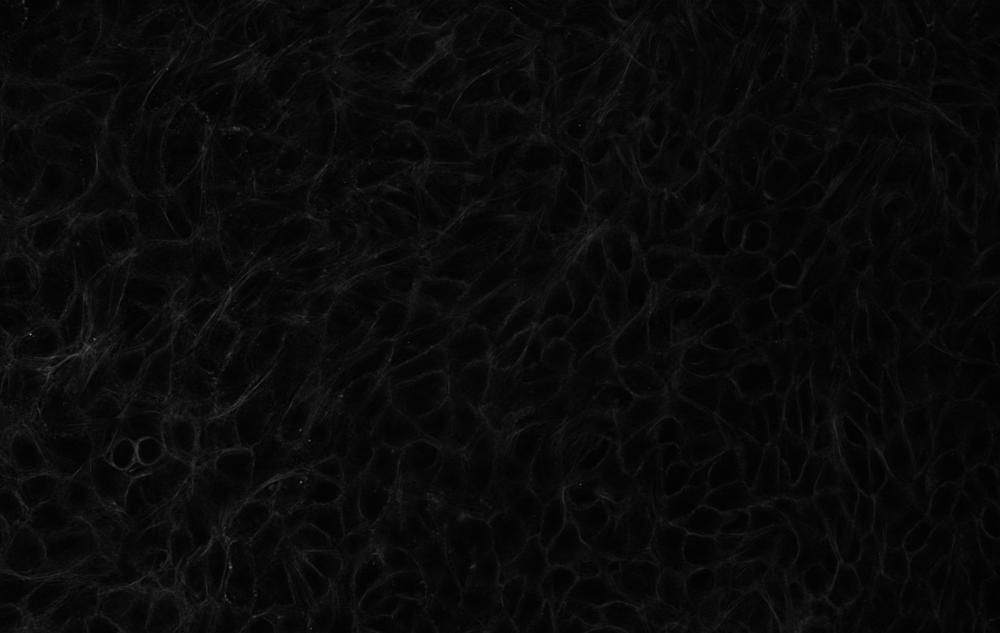
%> input picture test_images/U13_72_P1_5_BCB.tif, 1000 x 633 px, shrunk from 1920 x 1216 before the run, given in place of U13_72_C2_4_ACB.tif, which was not available; the run also reads 1 picture not shown here
$ octave Shell_segment_cells.m   (GNU Octave 9; MATLAB toolbox functions it lacks are replaced by stand-ins)
%> lines starting %> are read from the running program, lines starting %| are printed output that depends on the picture; in (x1, y1, x2, y2) boxes, pixels count from 0 and x2, y2 are one past the last pixel; in counts of white or black regions, pixels touching at a corner belong together; the program's own positions count from 1; pictures that were not available may be replaced by others from this repository, and a replacement may not be noted
%> further down, ACBimage is the input picture: size 633x1000 uint8; min 1, max 146, mean 9.8
### lib/apicalseg.m
function ACBMASK = apicalseg(ACBIMG,pr,varargin)
%> called with pr = 0.586
%apicalseg(ACBIMG,varargin): Segmentation of apical cell bodies developed
%specifically for 20x magnification Maximum Intensity Projection of
%Phalloidin-stained Z-stack
%
% ACBMASK = apicalseg(ACBIMG,varargin)
%   INPUTS:
%       ACBIMG- Apical Cell Image file (phalloidin stained, 20x mag)
%       pr-     pixel resolution (microns/pixel)
%       varargin: 'visualize' followed by true or false (default)
%
%   OUTPUTS:
%       ACBMASK- binary mask of cell bodies (body = 1)
%
% References used:
% Marker-controlled watershed segmentation
% https://www.mathworks.com/help/images/marker-controlled-watershed-segmentation.html
%
% Created by Thien-Khoi N. Phung (April 16, 2020)

% Deal with VARARGIN
visual_flag = false;
if ~isempty(varargin)
    for jz = 1:2:numel(varargin)
        switch varargin{jz}
            case 'visualize'
                visual_flag = varargin{jz+1};
            otherwise
                error('ACB ERROR: Check your varargins.')
        end
    end
%> this loop made 1 pass
%> visual_flag on pass 1: true
end % varargin


% Opening-Closing by Reconstruction (removing small blemishes without
% affecting the overall shapes of the objects)
    se      = strel('disk',round(1.465/pr));
    Ie      = imerode(ACBIMG,se);
    Iobr    = imreconstruct(Ie,ACBIMG);
    Iobrd   = imdilate(Iobr,se);
    Iobrcbr = imreconstruct(imcomplement(Iobrd),imcomplement(Iobr));
    Iobrcbr = imcomplement(Iobrcbr);

% Regional Minima to obtain foreground markers
    fgm = imregionalmin(Iobrcbr);
%> fgm: size 633x1000 logical; 16% white; 694 white regions (7 under 20 px), largest, box (x1, y1, x2, y2) and area: (271, 334, 305, 405) 740, (739, 365, 773, 391) 555, (801, 259, 838, 303) 476
% Impose minima
    Iimpmin = imimposemin(ACBIMG,fgm);

% Watershed
    L = watershed(Iimpmin);
%> L: size 633x1000 uint16; 695 distinct labels, from 0 to 694
    borders = L==0;
%> borders: size 633x1000 logical; 9% white in thin lines or dots
% Connected Components to eliminate small rings (keep only the largest
% network- which should be the apical cell borders)
    CC = bwconncomp(borders);
%> CC = 1 connected component
    numPixels = cellfun(@numel,CC.PixelIdxList);
%> numPixels = 57251
    [biggest,idx] = max(numPixels);
%> biggest = 57251; idx = 1
    borders = zeros(size(borders));
    borders(CC.PixelIdxList{idx}) = 1;
%> borders: size 633x1000 double; values 0 (black) and 1 (white), 9% white in thin lines or dots

% Generate "quality" metrics for borders
% endpoint-to-endpoint length & pixel intensity
    % Count neighbors for each border (using 4 neighbor defn)
        four = zeros(3); four(2:2:end) = 1;
        cnbrs = conv2(borders,four,'same');
    % cnbrs>2 means a corner, Remove corners
        bordersegs = borders;
        bordersegs(cnbrs>2) = 0;
%> bordersegs: size 633x1000 double; values 0 (black) and 1 (white), 8.8% white in thin lines or dots
    % bwlabel the line segments
        labsegs = bwlabel(bordersegs,4);
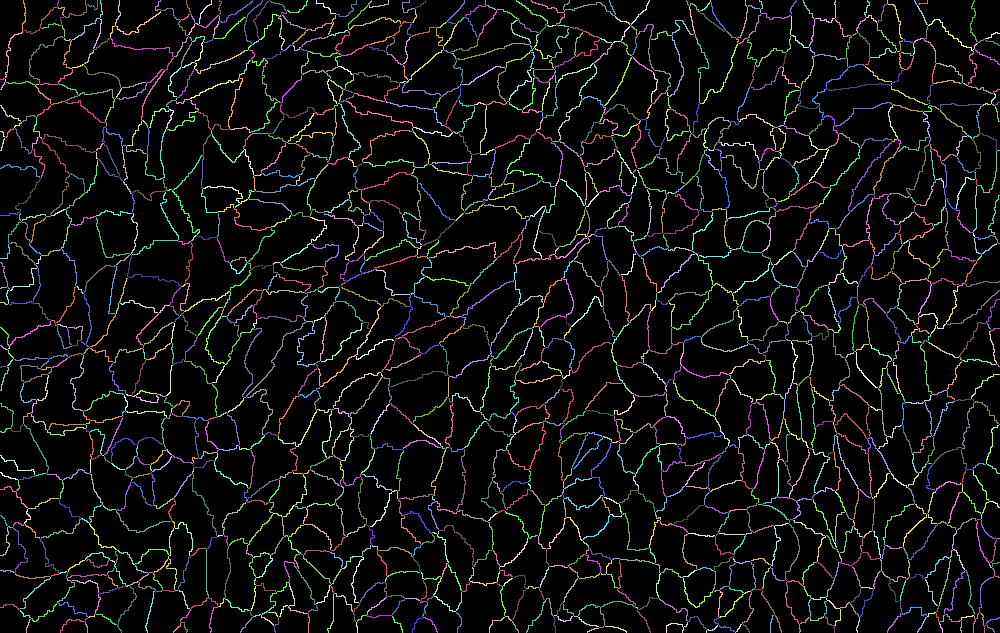
%> labsegs: size 633x1000 double; 1939 distinct labels, from 0 to 1938; one colour per label, 0 black
    % Segment lengths calculated as number of pixels (area)
        seglengths = cell2mat(struct2cell(regionprops(labsegs,'area')));
%> seglengths = 1938 values, max 140 at index 448, min 1 at index 56, mean 28.89
    % All endpoints of line segments as linear indices
        cnbrs       = conv2(bordersegs,four,'same');
        [erow,ecol] = find(cnbrs==1);
%> erow = 57862 values from 1 to 633; ecol = 57862 values from 1 to 1000
        eptslist    = sub2ind(size(cnbrs),erow,ecol);
    % line segment pixels
        pxlist = struct2cell(regionprops(labsegs,'PixelIdxList'));
%> pxlist = 1938 items
    % Find end points in each line segment & calculate distance
        epdist = ones(size(pxlist));
        pxint  = zeros(size(pxlist));
        for jz = 1:numel(pxlist)

            % Calculate distance
            if numel(pxlist{jz})>1
                % Find endpoints in the segment
                endpts = ismember(pxlist{jz},eptslist);
                % Convert from linear indices to [row,col]
                [epx,epy] = ind2sub(size(cnbrs),pxlist{jz}(endpts));
                % Calculate distance
                epdist(jz) = sqrt(diff(epx)^2 + diff(epy)^2);
            end

            % mean intensity
            pxint(jz) = mean(ACBIMG(pxlist{jz}));
        end % working through line segments
%> this loop made 1938 passes
%> (endpts, epx, epy) on passes 1, 10, 14, 26, 32: ([true; false; false; false; false; true], [80; 79], [1; 5]), ([true; false; false; false; false; false; false; true], [289; 288], [1; 7]), ([true; false; false; false; false; false; false; true], [368; 367], [1; 7]), ([true; false; true], [80; 82], [6; 6]), ([true; false; false; true], [288; 290], [9; 10])
%> after the loop, endpts = [true; true]; epdist = 1938 values, max 94.64 at index 448, min 1 at index 56, mean 19.77; epx = [244; 244]; epy = [999; 1000]; pxint = 1938 values, max 75 at index 173, min 6.82 at index 1925, mean 17.98

% Calculate tortuosity of segments
    % (length of curve [number of pixels])/(endpoint to endpoint length)
        tort    = seglengths(:)./epdist(:);
%> tort = 1938 values, max 3.82 at index 326, min 1 at index 56, mean 1.48
    % Assign Tortuosity and Pixel Intensity to image map
        tortimage       = labsegs;
        pxintimage      = labsegs;
        seglengthsimage = labsegs;
        epdistimage     = labsegs;
        [rlog,ridx]     = ismember(labsegs,1:numel(tort));
%> rlog: size 633x1000 logical; 8.8% white in thin lines or dots
        tortimage(rlog)       = tort(ridx(rlog));
%> tortimage: size 633x1000 double; 8.85% of pixels changed, all inside (x1, y1, x2, y2) = (0, 0, 1000, 633)
        pxintimage(rlog)      = pxint(ridx(rlog));
        seglengthsimage(rlog) = seglengths(ridx(rlog));
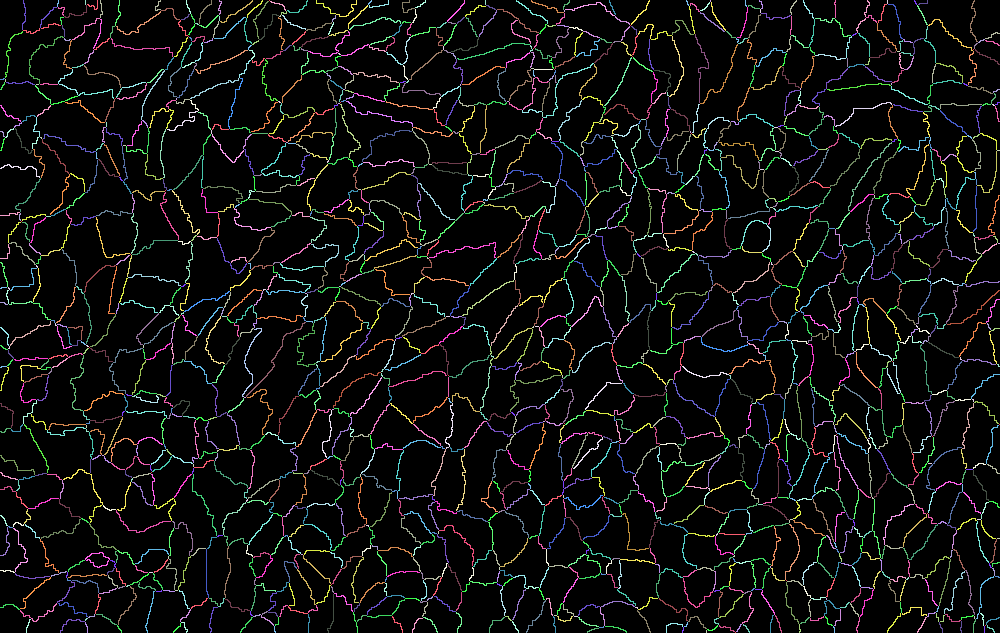
%> seglengthsimage: size 633x1000 double; 100 distinct labels, from 0 to 140; one colour per label, 0 black
        epdistimage(rlog)     = epdist(ridx(rlog));

% Define bad borders
    % Thresholds
    tortthresh   = 1.5;                         % Tortuosity
    pxthresh     = mean(pxint) - std(pxint);    % Pixel Intensity
%> pxthresh = 11.59
    pxthreshlow  = mean(pxint) - 2*std(pxint);
%> pxthreshlow = 5.2
    seglengthlow = mean(seglengths);            % Segment Length
%> seglengthlow = 28.89

%     % Version 1
%     % (Tortuosity>torthresh AND MeanPixelIntensit<pxthresh)
%     % OR (0<MeanPixelIntensity<pxthreshlow)
%     % badborders  = (tortimage>tortthresh & pxintimage<pxthresh) | (pxintimage<pxthreshlow & pxintimage>0);

    % Version 2
    % Borders of interest for exclusion
    % (Tortuosity>torthresh AND MeanPixelIntensit<pxthresh AND SegLength>seglengthlow)
    % OR (0<MeanPixelIntensity<pxthreshlow)
    badborders  = (tortimage>tortthresh & pxintimage<pxthresh & seglengthsimage>seglengthlow); %| (pxintimage<pxthreshlow & pxintimage>0);
%> badborders: size 633x1000 logical; 0.32% white in thin lines or dots

% Remove bad borders
    keepborders = logical(borders - badborders);
%> keepborders: size 633x1000 logical; 8.7% white in thin lines or dots
% Now remove any free floating branches
    kbord = bwmorph(keepborders,'spur',inf);
% And remove any small segmentation areas
    kbord = bwareaopen(kbord,round(2.1462/(pr^2)));

% Clear cells touching the border & label cells
    acells  = imclearborder(~kbord);
%> acells: size 633x1000 logical; 78.5% white; 1 black region, box (x1, y1, x2, y2) and area: (0, 0, 1000, 633) 136383
    acellid = bwlabel(acells);
%> acellid: size 633x1000 double; 528 distinct labels, from 0 to 527

% Filter cells by size
    % Calculate areas of regions
    areas = cell2mat(struct2cell(regionprops(logical(acellid),'Area')));
%> areas = 527 values, max 6844 at index 490, min 63 at index 427, mean 942.3
    % Remove based on mean
    msegareas = mean(areas);
%> msegareas = 942.3
    % Exclusion window
    exclcell = bsxfun(@or,areas<0.05*msegareas,...
                          areas>3.0*msegareas);
%> exclcell = 527 logical values, 4 true
    % Exclude cells
    acellid(ismember(acellid,find(exclcell))) = uint16(0);
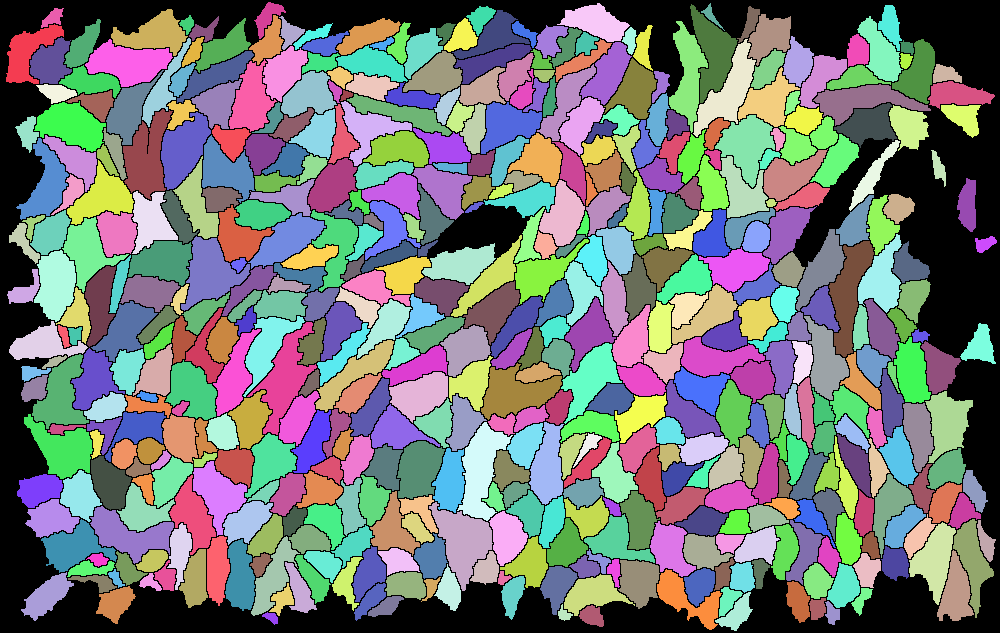
%> acellid: size 633x1000 double; 524 distinct labels, from 0 to 527; one colour per label, 0 black

% OUTPUT: Apical cell bodies logical mask
    ACBMASK = acellid>0;
%> ACBMASK: size 633x1000 logical; 75.9% white; 1 black region, box (x1, y1, x2, y2) and area: (0, 0, 1000, 633) 152495

% (OPTION) Visualization of segmentation
if visual_flag
    I6 = labeloverlay(imadjust(ACBIMG),ACBMASK,'Transparency',0.50);
    figure('WindowStyle','docked','NumberTitle','off','name','ACB Body')
    axt = axes('Units', 'normalized', 'Position', [0 0 1 1]);
    imshow(I6,'Parent',axt)

    I7 = labeloverlay(imadjust(ACBIMG),~ACBMASK,'Transparency',0.50);
    figure('WindowStyle','docked','NumberTitle','off','name','ACB Border')
    axt = axes('Units', 'normalized', 'Position', [0 0 1 1]);
    imshow(I7,'Parent',axt)
end % visual_flag

end % apicalseg()

### lib/basalseg.m
function [BCBMASK,varargout] = basalseg(BCBIMG,pr,varargin)
%> called with pr = 0.586
%basalseg(BCBIMG,varargin): Segmentation of basal cell bodies developed
%specifically for 20x OR 63x magnification Maximum Intensity Projection of
%Phalloidin-stained Z-stack. Borders for cells are dilated by a disk of
%0.75 um in radius.
%
% [BCBMASK,varargout] = basalseg(BCBIMG,varargin)
%   INPUTS:
%       BCBIMG- Basal Cell Image file (phalloidin stained, 20x mag)
%       pr-     pixel resolution (microns/pixel)
%       varargin: 'visualize' followed by true or false (default)
%
%   OUTPUTS:
%       BCBMASK- binary mask of cell bodies (body = 1)
%       varargout: {1} all borders
%
% Created by Thien-Khoi N. Phung (April 17, 2020)

% Deal with VARARGIN
visual_flag = false;
if ~isempty(varargin)
    for jz = 1:2:numel(varargin)
        switch varargin{jz}
            case 'visualize'
                visual_flag = varargin{jz+1};
            otherwise
                error('BCB ERROR: Check your varargins.')
        end
    end
end % varargin


% Remove image noise
    wfilt = 2;%round(0.5/pr);
    CBnorm = wiener2(BCBIMG,[wfilt wfilt]);

% Find seeds
    CBsmooth = imgaussfilt(CBnorm,2.32/pr); % sigma determined from visual optimization
    seeds    = imregionalmin(CBsmooth); % use min if cell cyto is black
%> seeds: size 633x1000 logical; 7.5% white; 879 white regions (235 under 20 px), largest, box (x1, y1, x2, y2) and area: (0, 605, 34, 633) 419, (415, 453, 435, 484) 360, (257, 405, 281, 431) 351
                                        % use max if cell cyto is white

% Watershed Segmentation
    % Smooth image and impose seeds as minimum value in image
    CBsmooth = imgaussfilt(CBnorm,0.37/pr); % sigma determined from visual optimization
    CBimpmin = imimposemin(CBsmooth,seeds);
    % Watershed algorithm
    CBwshed  = watershed(CBimpmin);
%> CBwshed: size 633x1000 uint16; 880 distinct labels, from 0 to 879

% Clear cells touching the border
    CBwshedbord  = imclearborder(CBwshed);
%> CBwshedbord: size 633x1000 uint16; 742 distinct labels, from 0 to 855

% Dilate cell boundaries (based on pixel resolution)
    % Cell outlines
    celloutl = CBwshedbord==0;
%> celloutl: size 633x1000 logical; 19.9% white; 1 white region, box (x1, y1, x2, y2) and area: (0, 0, 1000, 633) 125913
    celloutl = ~imfill(~celloutl,'holes');

    % Identify objects
    bcellid = bwlabel(~celloutl);
%> bcellid: size 633x1000 double; 742 distinct labels, from 0 to 741

% Filter cells by size
    % Calculate areas of regions
    areas = cell2mat(struct2cell(regionprops(logical(bcellid),'Area')));
%> areas = 741 values, max 1924 at index 192, min 144 at index 76, mean 684.3
    % Remove based on mean
    msegareas = mean(areas);
%> msegareas = 684.3
    % Exclusion window
    exclcell = bsxfun(@or,areas<0.20*msegareas,...
                          areas>2.5*msegareas);
%> exclcell = 741 logical values, 4 true
    % Exclude cells
    bcellid(ismember(bcellid,find(exclcell))) = uint16(0);
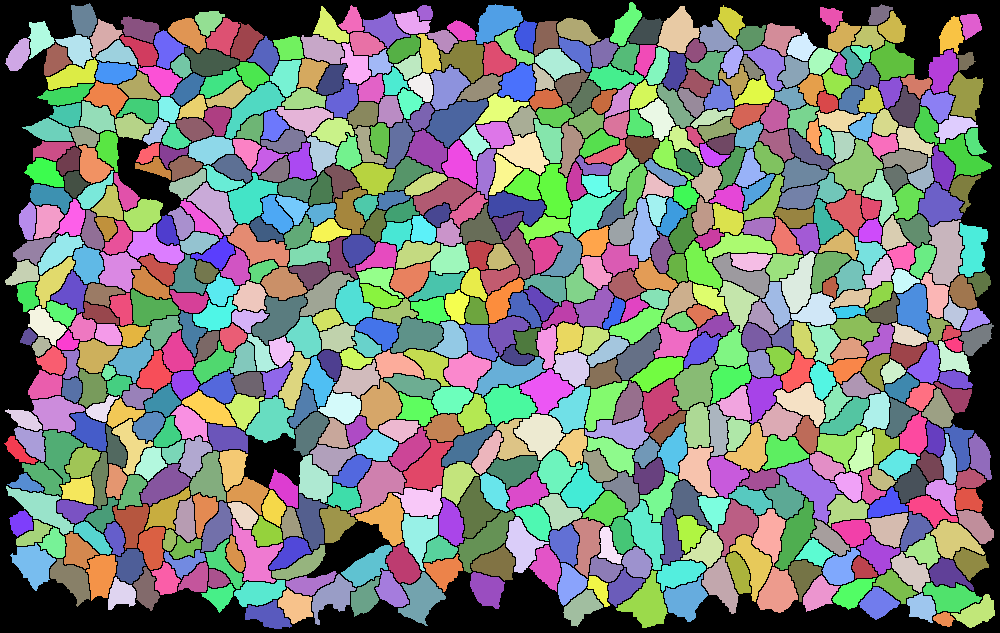
%> bcellid: size 633x1000 double; 738 distinct labels, from 0 to 741; one colour per label, 0 black

% OUTPUT: Basal Cell Body Mask
    BCBMASK      = bcellid>0; % Cell Body Mask
%> BCBMASK: size 633x1000 logical; 78.9% white; 1 black region, box (x1, y1, x2, y2) and area: (0, 0, 1000, 633) 133279
    varargout{1} = CBwshed;   % All borders logical mask

% (OPTION) Visualization of segmentation
if visual_flag
    I6 = labeloverlay(imadjust(BCBIMG),BCBMASK,'Transparency',0.50);
    figure('WindowStyle','docked','NumberTitle','off','name','BCB Body')
    axt = axes('Units', 'normalized', 'Position', [0 0 1 1]);
    imshow(I6,'Parent',axt)

    I7 = labeloverlay(imadjust(BCBIMG),~BCBMASK,'Transparency',0.50);
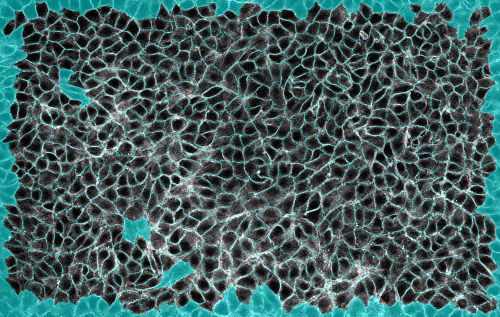
%> I7: size 633x1000x3 uint8 (shown at 1/2 size); mean R, G, B 66.9, 93.8, 93.8
    figure('WindowStyle','docked','NumberTitle','off','name','BCB Border')
    axt = axes('Units', 'normalized', 'Position', [0 0 1 1]);
    imshow(I7,'Parent',axt)
end % visual_flag

end % basalseg()

### Shell_segment_cells.m
% Shell_segment_cells.m
% This script takes in a *.tif file and segments the cell boundaries.
%
% Thien-Khoi N. Phung (August 15, 2022)

addpath('lib')

%% Example of apical cell segmentation
% Image file path
apicalfile = 'test_images/U13_72_C2_4_ACB.tif';

% Pixel resolution of the image (hardcoded)
pr = 0.586; % um/pixel

% Segmentation
% Load ACB file
ACBimage = imread(apicalfile);

% Segment Apical Cell Boundaries (function assumes 20x mag)
apicalbody = apicalseg(ACBimage,pr,'visualize',true);


%% Example of basal cell segmentation
% Image file path
basalfile = 'test_images/U13_72_C2_4_BCB.tif';

% Pixel resolution of the image (hardcoded)
pr = 0.586; % um/pixel

% Segmentation
% Load ACB file
BCBimage = imread(basalfile);

% Segment Apical Cell Boundaries (function assumes 20x mag)
basalbody = basalseg(BCBimage,pr,'visualize',true);


%% Quanity & Visualize cell morphology
% Calculate apical cell metrics
    areas        = cell2mat(struct2cell(regionprops(apicalbody,'Area'))');
%> areas = 523 values, max 2711 at index 233, min 63 at index 426, mean 918.7
    mals         = cell2mat(struct2cell(regionprops(apicalbody,'MajorAxisLength'))');
%> mals = 523 values, max 126.8 at index 464, min 10.05 at index 426, mean 49.56
    mils         = cell2mat(struct2cell(regionprops(apicalbody,'MinorAxisLength'))');
%> mils = 523 values, max 57.98 at index 93, min 5.83 at index 252, mean 25.19
    aspectratio  = mals./mils;
%> aspectratio = 523 values, max 5.88 at index 474, min 1.08 at index 71, mean 2.1

% Map cell area
    ACBlabel      = bwlabel(apicalbody);
%> ACBlabel: size 633x1000 double; 524 distinct labels, from 0 to 523
    [lia,locb]    = ismember(ACBlabel,1:numel(aspectratio));
    ACBlabel(lia) = areas(locb(lia));
%> ACBlabel: size 633x1000 double; 463 distinct labels, from 0 to 2711

    figure('WindowStyle','docked','NumberTitle','off','name',...
           'Apical Area')
    axt = axes('Units', 'normalized', 'Position', [0 0 1 1]);
    imshow(imadjust(ACBimage),[])
    hold on
    axtoo = axes('Units', 'normalized', 'Position', [0 0 1 1]);
    imagesc(ACBlabel,'AlphaData',imerode(apicalbody,1))
%> (this line was passed over: imagesc is not available in this run)
    colormap(axtoo,'spring')
    cb=colorbar;
    cb.Position = cb.Position + 1e-10;
    caxis([500 2000])
    axis equal tight off
    linkaxes([axt axtoo])

% Map cell aspect ratio
    ACBlabel      = bwlabel(apicalbody);
    [lia,locb]    = ismember(ACBlabel,1:numel(aspectratio));
    ACBlabel(lia) = aspectratio(locb(lia));
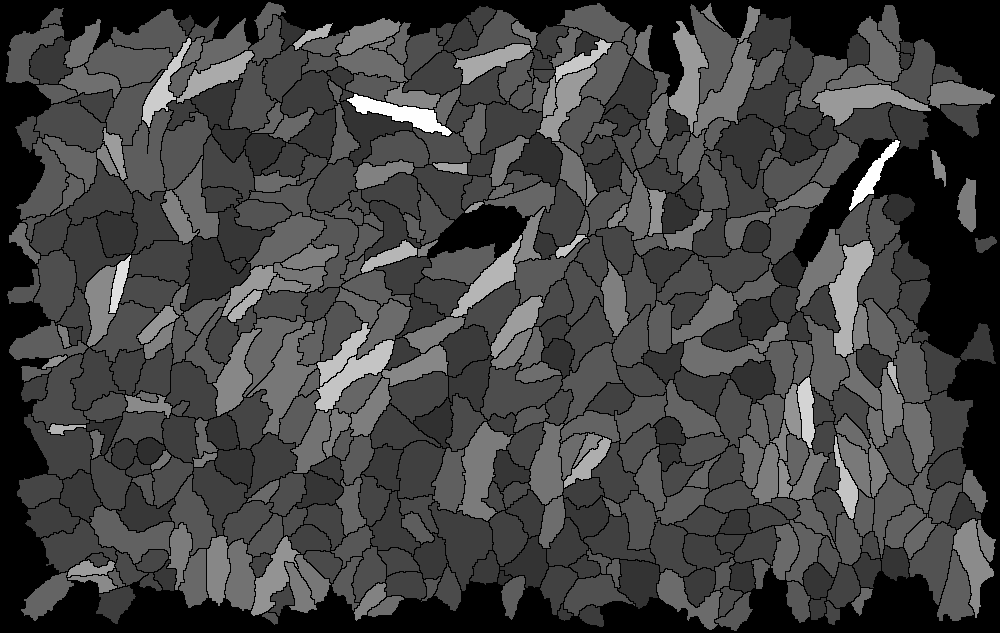
%> ACBlabel: size 633x1000 double; min 0, max 5.88, mean 1.57; drawn with min black and max white

    figure('WindowStyle','docked','NumberTitle','off','name',...
           'Apical Aspect Ratio')
    axt = axes('Units', 'normalized', 'Position', [0 0 1 1]);
    imshow(imadjust(ACBimage),[])
    hold on
    axtoo = axes('Units', 'normalized', 'Position', [0 0 1 1]);
    imagesc(ACBlabel,'AlphaData',imerode(apicalbody,1))
%> (this line was passed over: imagesc is not available in this run)
    colormap(axtoo,'winter')
    cb=colorbar;
    cb.Position = cb.Position + 1e-10;
    caxis([1.5 3.0])
    axis equal tight off
    linkaxes([axt axtoo])
